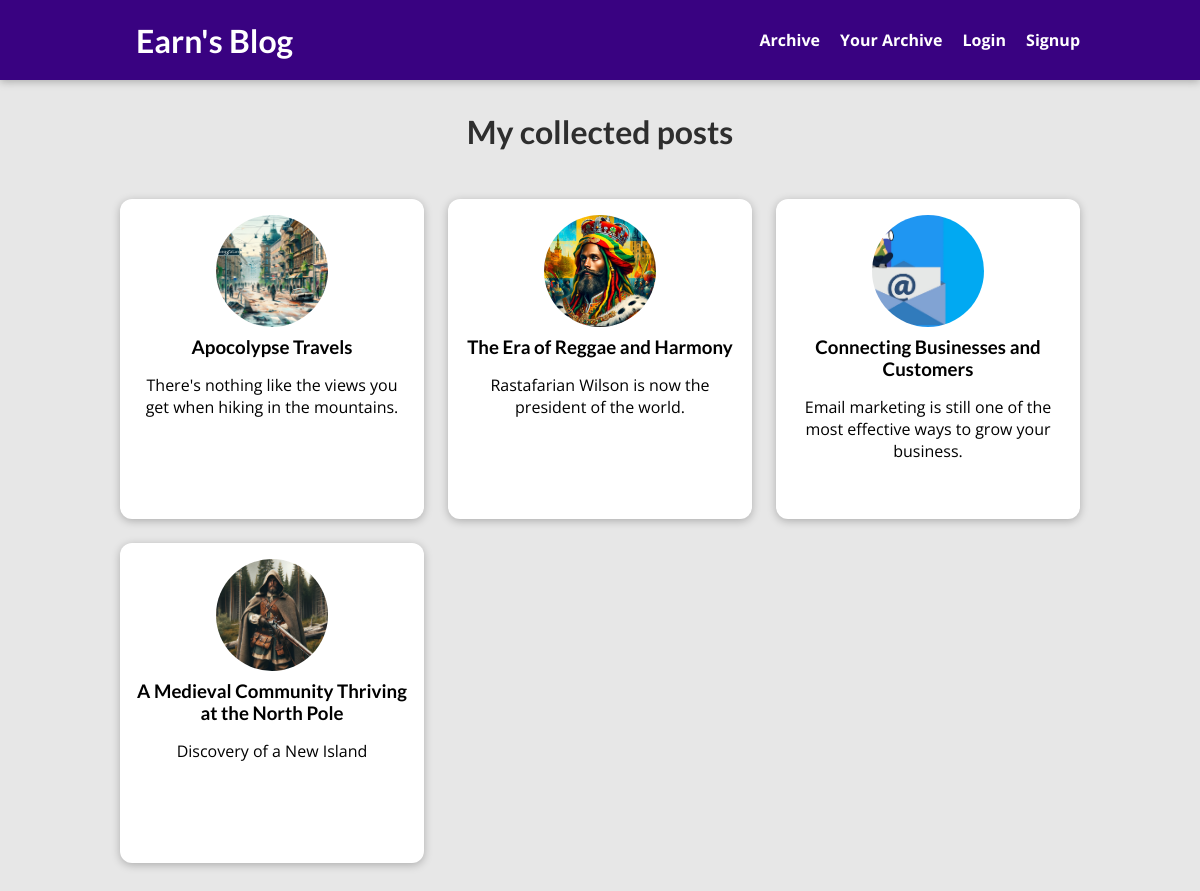
The page /posts on the database its author committed.
### blog/models.py (models this page shows, shortened)
class Post(models.Model):
    title = models.CharField(max_length=175)
    excerpt = models.CharField(max_length=200, null=True, blank=True)
    image = models.ImageField(upload_to='uploads/posts', null=True, blank=True)
    date = models.DateField(auto_now=True)
    slug = models.SlugField(unique=True)
    content = models.TextField(max_length=10000, null=True, blank=True)
    author = models.ForeignKey(
        Author, on_delete=models.SET_NULL, null=True, blank=True, related_name='posts')
    tags = models.ManyToManyField(Tag, blank=True)

### blog/views.py (the view)
# urls.py: path("posts", views.AllPostsView.as_view(), name="posts-page"),  # /posts
class AllPostsView(ListView):
    template_name = "blog/all-posts.html"
    model = Post
    ordering = ['-date']
    context_object_name = "all_posts"

### blog/templates/blog/all-posts.html (shortened to what this page needs)
{% extends "base.html" %}
{% load static %}
{% block css_files %}
    <link rel="stylesheet" href="{% static "blog/post.css" %}" />
    <link rel="stylesheet" href="{% static "blog/all-posts.css" %}" />
{% endblock %}
{% block content %}
<section id="all-posts">
    <h2>My collected posts</h2>
    <ul>
        {% for post in all_posts %}
            {% include "blog/includes/post.html" %}
        {% endfor %}
    </ul>
</section>
{% endblock %}

### blog/templates/blog/includes/post.html
<li>
    <article class="post">
        <a href="{% url "post-detail-page" post.slug %}">
            <img src="{{ post.image.url }}" alt="{{ post.title }}">
            <div class="post__content">
                <h3>{{ post.title }}</h3>
                <p>{{ post.excerpt }}</p>
            </div>
        </a>
    </article>
</li>

### static/app.css (style rules this page uses)
* { box-sizing: border-box; }
html { font-family: 'Open Sans', 'Lato', sans-serif; }
body { margin: 0; }
h1, h2, h3 { font-family: 'Lato', sans-serif; font-weight: bold; }

### blog/static/blog/post.css (style rules this page uses)
.post { display: flex; flex-direction: column; align-items: center; text-align: center; }
.post a { text-decoration: none; color: black; transition: all 0.2s ease; padding: 1rem; }
.post img { width: 5rem; height: 5rem; object-fit: cover; border-radius: 50%; }
.post h3 { margin: 0.25rem 0; }

### blog/static/blog/all-posts.css (style rules this page uses)
body { background-color: #e7e7e7; }
#all-posts { margin: 7rem auto; width: 90%; max-width: 60rem; }
#all-posts h2 { text-align: center; font-size: 2rem; color: #2e2e2e; margin: 3rem 0; }
ul { list-style: none; margin: 0; padding: 0; display: grid; grid-template-columns: repeat(auto-fill, minmax(17rem, 1fr)); gap: 1.5rem; }
.post img { width: 7rem; height: 7rem; }
.post a { height: 22rem; transform-origin: center; box-shadow: 0 2px 8px rgba(0, 0, 0, 0.25); border-radius: 12px; background-color: white; }
@media (min-width: 768px) { #all-posts { width: 80%; } }
@media (min-width: 768px) { .post a { height: 20rem; } }

### rows shown on the page
Post: image (picture), title "Apocolypse Travels", excerpt "There's nothing like the views you get when hiking in the mountains."
Post: image (picture), title "The Era of Reggae and Harmony", excerpt "Rastafarian Wilson is now the president of the world."
Post: image (picture), title "Connecting Businesses and Customers", excerpt "Email marketing is still one of the most effective ways to grow your business."
Post: image (picture), title "A Medieval Community Thriving at the North Pole", excerpt "Discovery of a New Island"
